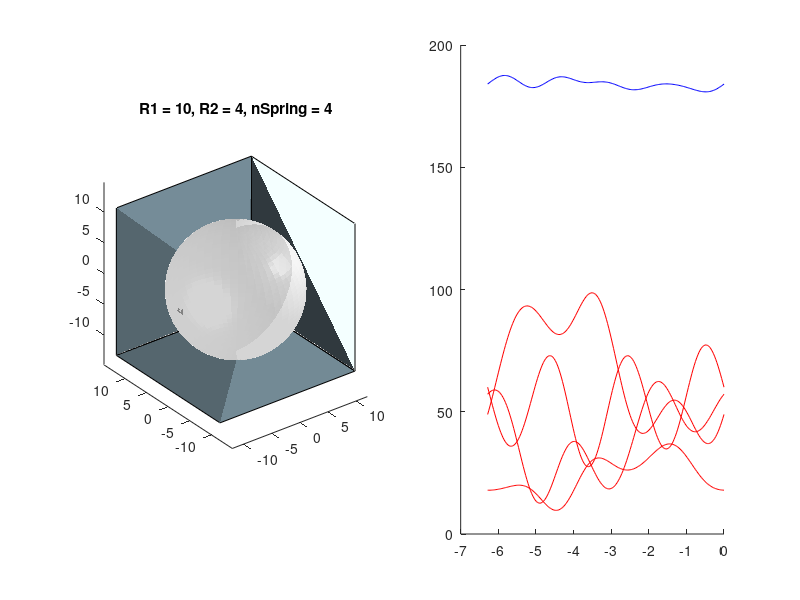

Here is the MATLAB script that generated this plot: (Note: this script raises an error after producing the figure.)


clear all 
close all 
clc 

%%%%%%%%%%%%%%%%%%%%%%%%%%%%%%%%%%%%%%%%%%%%%%%%%%%%%%%%
%%%%           Parameter Definitions                %%%%
%%%%%%%%%%%%%%%%%%%%%%%%%%%%%%%%%%%%%%%%%%%%%%%%%%%%%%%%

r1 = 10;
r2 = 4;
r3 = 4;

nSpring = 4; 

rho1     = 2;
rho2     = 2;
rho3     = 2;



% Create spheres 

alpha   = linspace(0,2*pi,200);
gamma   = linspace(0,-2*pi,200);
beta    = linspace(pi,2*pi,200);

[X1,Y1,Z1] = sphere(50);
[X2,Y2,Z2] = sphere(50);
[X3,Y3,Z3] = sphere(50);

sx1 = X1*r1;
sy1 = Y1*r1;
sz1 = Z1*r1;
sx2 = X2*r2;
sy2 = Y2*r2;
sz2 = Z2*r2;
sx3 = X3*(r1-r2);
sy3 = Y3*(r1-r2);
sz3 = Z3*(r1-r2);
sArrayShape = size(sx2); 

sphere2 = [sx2(:).' ; sy2(:).' ; sz2(:).' ; ones(1,numel(sx2))];


% create points 
rbup        = r2;
x1          = -rbup + (2*rbup).*rand([1,nSpring-1]);
y1          = -rbup + (2*rbup).*rand([1,nSpring-1]);
z1          = -rbup + (2*rbup).*rand([1,nSpring-1]);
x1(end+1)   = -sum(x1);
y1(end+1)   = -sum(y1);
z1(end+1)   = -sum(z1);

A1      = sqrt(x1.^2 + y1.^2 + z1.^2);
theta   = acos(z1./A1);
phi     = atan2(y1,x1);
r3      = rbup.*rand([1,nSpring]);
stiffness = A1./r3;

check1 = sum(stiffness.*r3.*sin(theta).*cos(phi));
check2 = sum(stiffness.*r3.*sin(theta).*sin(phi));
check3 = sum(stiffness.*r3.*cos(theta));
% keyboard 

PI = [  r3.*sin(theta).*cos(phi)
        r3.*sin(theta).*sin(phi)
        r3.*cos(theta)
        ones(size(theta))];
    
    
    
x2          = -rbup + (2*rbup).*rand([1,nSpring-1]);
y2          = -rbup + (2*rbup).*rand([1,nSpring-1]);
z2          = -rbup + (2*rbup).*rand([1,nSpring-1]);
x2(end+1)   = -sum(x2);
y2(end+1)   = -sum(y2);
z2(end+1)   = -sum(z2);    


A2      = sqrt(x2.^2 + y2.^2 + z2.^2);
r4      = A2./(stiffness.*r3);

omega   = acos(z2./A2);
xi      = atan2(y2,x2);

psi  = -omega + theta; 
zeta = -xi    + phi; 


check4 = sum(stiffness.*r3.*r4.*sin(theta-psi).*cos(phi-zeta))
check5 = sum(stiffness.*r3.*r4.*sin(theta-psi).*sin(phi-zeta))
check6 = sum(stiffness.*r3.*r4.*cos(theta-psi))

PO = [  r4.*sin(psi).*cos(zeta)
        r4.*sin(psi).*sin(zeta)
        r4.*cos(psi)
        ones(size(theta))];


% keyboard
% theta = linspace(0,pi,nSpring+1);theta(end)=[];
% phi   = linspace(0 ,2*pi,nSpring+1);phi(end)=[];
% 
% P = [   r3*sin(theta).*cos(phi)
%         r3*sin(theta).*sin(phi)
%         r3*cos(theta)
%         ones(size(theta))];
%     
% P = r3.*rand(3,nSpring-1);
% P(:,end+1) = -sum(P,2);
% P = [P;ones(size(theta))];
%     
    
% Transformation matrices 

 Rz = @(a) [cos(a) -sin(a)  0; 
            sin(a)  cos(a)  0; 
            0       0       1];
        
 Ry = @(a) [cos(a)  0       sin(a); 
            0       1       0; 
            -sin(a) 0       cos(a)];
        
 Rx = @(a) [1       0       0 ; 
            0       cos(a)  -sin(a); 
            0       sin(a)  cos(a);];
        

 
 Rzyx = @(a,b,c) Rx(a)*Ry(b)*Rz(c)
 
 H = @(a,b,c,t) [Rzyx(a,b,c), [t;0;0] ; [0,0,0,1]]
 
 %% compute for angles 
 
 for k = 1:numel(gamma)
    
    a1 = alpha(k);
    b1 = beta(k);
    c1 = gamma(k); 
    t1 = 0;   
    
%     a2 = 0;%beta(k);
%     b2 = 0;%beta(k);
%     c2 = 0;%beta(k); 
    
    a2 = rho1.*alpha(k);
    b2 = rho2.*beta(k);
    c2 = rho3.*gamma(k);
    t2 = r1-r2;  
    
    PI_prime{k}         = H(a1,b1,c1,t1)*H(a2,b2,c2,t2)*PI;
    PO_prime{k}         = H(a1,b1,c1,t1)*PO;
    
    sphere2_prime{k}    = H(a1,b1,c1,t1)*H(a2,b2,c2,t2)*sphere2;

 end
 
for k = 1:numel(gamma)
    for ii = 1:nSpring
        
        dx = PI_prime{k}(1,ii) - PO_prime{k}(1,ii);
        dy = PI_prime{k}(2,ii) - PO_prime{k}(2,ii);
        dz = PI_prime{k}(3,ii) - PO_prime{k}(3,ii);
        
%         dx = PI_prime{k}(1,ii);
%         dy = PI_prime{k}(2,ii);
%         dz = PI_prime{k}(3,ii);
        
        Ui(k,ii) = 0.5*stiffness(ii)*(dx^2 + dy^2 + dz^2);
    end
end
 
  Utotal = sum(Ui,2);
  
  
%%%%%%%%%%%%%%%%%%%%%%%%%%%%%%%%%%%%%%%%%%%%%%%%%%%%%%%%
%%%%                Initial Plots                   %%%%
%%%%%%%%%%%%%%%%%%%%%%%%%%%%%%%%%%%%%%%%%%%%%%%%%%%%%%%% 
fh      = figure('color',[1,1,1],'position',[100,100,1000,500]);subplot(1,2,1);hold on ;axis equal;
ht      = title(['R1 = ',num2str(r1),', R2 = ',num2str(r2),', nSpring = ',num2str(nSpring)]); %Print time in title

for k = 1:nSpring
    for ii = 1:numel(PI_prime) 
        
        PIx(k,ii) = PI_prime{ii}(1,k);
        PIy(k,ii) = PI_prime{ii}(2,k);
        PIz(k,ii) = PI_prime{ii}(3,k);
        POx(k,ii) = PO_prime{ii}(1,k);
        POy(k,ii) = PO_prime{ii}(2,k);
        POz(k,ii) = PO_prime{ii}(3,k);
        
    end
end 

% keyboard 
  
f       = getframe(gcf);
sizef   = size(f.cdata);
width   = sizef(1);
height  = sizef(2);


subplot(1,2,1); hold on
                     material shiny

surface(sx1,sy1,sz1,'EdgeAlpha', 0.1,...
                    'FaceAlpha', 0.3,...
                    'FaceColor', [189, 189, 189]./255,...
                    'EdgeColor', [189, 189, 189]./255,...
                    'AmbientStrength',0.5)
                
surface(sx3,sy3,sz3,'EdgeAlpha', 0.2,...
                    'FaceAlpha', 0.8,...
                    'FaceColor', [0 188  212]./255,...
                    'EdgeColor', 'none')

sx2_prime = reshape(sphere2_prime{1}(1,:),sArrayShape(1),sArrayShape(2));
sy2_prime = reshape(sphere2_prime{1}(2,:),sArrayShape(1),sArrayShape(2));
sz2_prime = reshape(sphere2_prime{1}(3,:),sArrayShape(1),sArrayShape(2));

H1 = surface(sx2_prime,sy2_prime,sz2_prime,...
                        'FaceAlpha', 0.4, ...
                        'FaceColor', [0.1 0.1 0.1],...
                        'EdgeColor', 'none',...
                        'FaceLighting','gouraud',...
                        'AmbientStrength',0.5);
                    


H2 = plot3(PI_prime{1}(1,:),PI_prime{1}(2,:),PI_prime{1}(3,:),'.k','markersize',20);
H3 = plot3(mean(sx2_prime(:)),mean(sy2_prime(:)),mean(sz2_prime(:)),'.g','markersize',10);

dist = 12

patch([dist -dist -dist dist], [dist dist -dist -dist], [-dist -dist -dist -dist],[120, 144, 156]./255,'facealpha',1)
patch([dist -dist -dist dist], [dist dist dist dist], [dist dist -dist -dist], [120, 144, 156]./255,'facealpha',1)
patch([dist dist dist dist],[dist -dist -dist dist],  [dist dist -dist -dist], [120, 144, 156]./255,'facealpha',1)

                    light('Position',[10 -10 10],'Style','local')
%                     shading flat
                    
%                     lighting gouraud


for k = 1:nSpring
   plot3(PIx(k,:),PIy(k,:),PIz(k,:),'-r','Linewidth',2) 
end

% alpha 0.1 

axis equal
view(3)

subplot(1,2,2);hold on 
  U1 = plot(gamma(:),Utotal(:),'-b');
for ii = 1:length(PI_prime{k}(1,:))
    U2(ii) = plot(gamma(:),Ui(:,ii),'-r');
end
       

%%%%%%%%%%%%%%%%%%%%%%%%%%%%%%%%%%%%%%%%%%%%%%%%%%%%%%%%
%%%%                Make animation                  %%%%
%%%%%%%%%%%%%%%%%%%%%%%%%%%%%%%%%%%%%%%%%%%%%%%%%%%%%%%%


mCounter=1;

for k = 1:numel(gamma)

    sx2_prime = reshape(sphere2_prime{k}(1,:),sArrayShape(1),sArrayShape(2));
    sy2_prime = reshape(sphere2_prime{k}(2,:),sArrayShape(1),sArrayShape(2));
    sz2_prime = reshape(sphere2_prime{k}(3,:),sArrayShape(1),sArrayShape(2));
    
    set(H1, 'Xdata',sx2_prime,...
            'Ydata',sy2_prime,...
            'Zdata',sz2_prime)
    
    
    set(H2, 'Xdata',PI_prime{k}(1,:),...
            'Ydata',PI_prime{k}(2,:),...
            'Zdata',PI_prime{k}(3,:))
        
    set(H3, 'Xdata',mean(sx2_prime(:)),...
            'Ydata',mean(sy2_prime(:)),...
            'Zdata',mean(sz2_prime(:)))
    
%         pause(0.05)
        
            f=getframe(gcf);
    if mCounter == 1
        [mov(:,:,1,mCounter), map] = rgb2ind(f.cdata, 256, 'nodither');
    else
               mov(:,:,1,mCounter) = rgb2ind(f.cdata, map, 'nodither');
    end
    mCounter = mCounter+1;
end


%%%%%%%%%%%%%%%%%%%%%%%%%%%%%%%%%%%%%%%%%%%%%%%%%%%%%%%%
%%%%               Save animations                  %%%%
%%%%%%%%%%%%%%%%%%%%%%%%%%%%%%%%%%%%%%%%%%%%%%%%%%%%%%%%

directory = 'C:\Users\Reinier\Box Sync\Reinier PhD\3_Matlab\SB_Tusi_couple\Animations';
directory = 'D:\pkuppens\Box Sync\Reinier PhD\3_Matlab\SB_Tusi_couple\Animations';

idx=0;
cd(directory)
existingNames=dir('*.gif');
for k = 1:numel(existingNames)
    idx(k)=str2num(existingNames(k).name(end-7:end-4));
end
maxIdx = max(idx);

animation_name = strcat(directory,'\Animation',num2str(maxIdx+1.','%04d'),'.gif');
imwrite(mov, map,animation_name, 'DelayTime', 0, 'LoopCount', inf);















